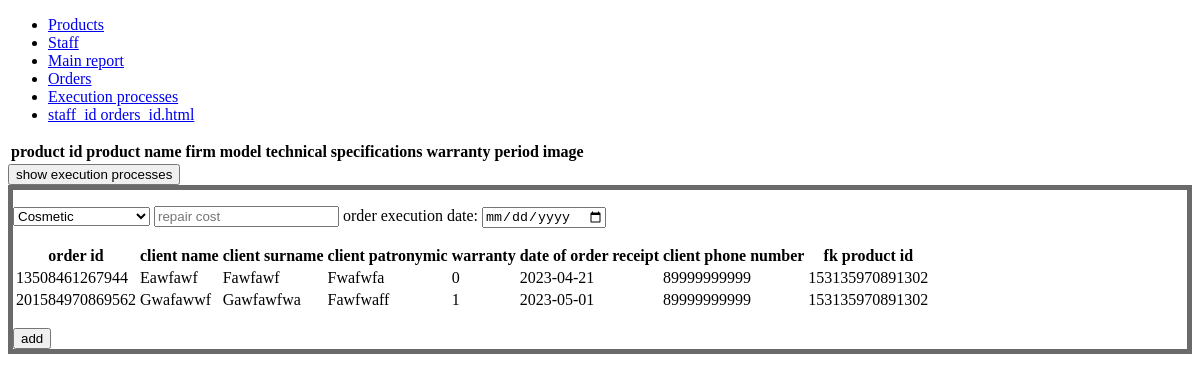
The page /Execution_processes (signed in) on the database its author committed.
### tables this page shows
CREATE TABLE "Orders" (
	"order_id"	INTEGER NOT NULL UNIQUE,
	"client_name"	TEXT NOT NULL,
	"client_surname"	TEXT NOT NULL,
	"client_patronymic"	TEXT,
	"warranty"	INTEGER NOT NULL,
	"date_of_order_receipt"	INTEGER NOT NULL,
	"client_phone_number"	INTEGER NOT NULL,
	"fk_product_id"	INTEGER NOT NULL,
	PRIMARY KEY("order_id"),
	FOREIGN KEY("fk_product_id") REFERENCES "Products"("product_id")
);

### Back_flask.py (the view, shortened to what this page needs)
@app.route("/Execution_processes", methods = ["POST", "GET"])
def Execution_processes():
    if "Logged" not in session:
        return redirect(url_for("login"))
    if "product_id" in session:
        return render_template("Execution_processes.html", title = "Execution_processes", product_id = session["product_id"], table_execution = repos.Execution_processes_showAll(session["product_id"]), table_orders = repos.Orders_showAll_for_execution(), table_products = repos.Products_showAll_for_execution())
    else:
        return render_template("Execution_processes.html", title = "Execution_processes", table_execution = repos.Execution_processes_showAll(""), table_orders = repos.Orders_showAll_for_execution(), table_products = repos.Products_showAll_for_execution())

### DB/repos.py (called while the page is built)
def Products_showAll_for_execution():
    con = sqlite3.connect("DB/HAR_DB.db")
    c = con.cursor()
    allProducts = c.execute("SELECT * FROM Products WHERE product_id IN (SELECT fk_product_id FROM Orders WHERE order_id IN (SELECT fk_order_id FROM Execution_processes));").fetchall()
    c.close()
    con.close()
    return allProducts

def Orders_showAll_for_execution():
    con = sqlite3.connect("DB/HAR_DB.db")
    c = con.cursor()
    allOrders = c.execute("SELECT * FROM Orders WHERE order_id NOT IN (SELECT fk_order_id FROM Execution_processes)").fetchall()
    c.close()
    con.close()
    return allOrders

def Execution_processes_showAll(product_id):
    con = sqlite3.connect("DB/HAR_DB.db")
    c = con.cursor()
    if product_id == "":
        allExecution_processes = ""
    else:
        allExecution_processes = c.execute("SELECT * FROM Execution_processes WHERE fk_order_id IN (SELECT order_id FROM orders WHERE fk_product_id = " + product_id + ");").fetchall()
    c.close()
    con.close()
    if allExecution_processes == []:
        allExecution_processes = ""
    return allExecution_processes

### templates/Execution_processes.html (shortened to what this page needs)
{% extends "base.html" %}
{% block navigation %}
    {{super()}}
{% endblock %}
{% block content %}
    <table class="upload_0">
        <thead>
            <tr>
                <th>product id</th>
                <th>product name</th>
                <th>firm</th>
                <th>model</th>
                <th>technical specifications</th>
                <th>warranty period</th>
                <th>image</th>
            </tr>
        </thead>
    </table>
    <form action="/Execution_processes?operation=show" method="POST">
        <button type="submit" name="show">show execution processes</button>
    </form>
    <form action="/Execution_processes?operation=add" method="POST" class="action">
        <p>
            <select name="type_of_repair" title="type of repair">
                <option>Cosmetic</option>
            </select>
            <input type="number" placeholder="repair cost" name="repair_cost">
            <label>order execution date:</label>
            <input type="date" placeholder="order execution date" name="order_execution_date">
            <table class="upload_1 order_table">
                <thead>
                    <tr>
                        <th>order id</th>
                        <th>client name</th>
                        <th>client surname</th>
                        <th>client patronymic</th>
                        <th>warranty</th>
                        <th>date of order receipt</th>
                        <th>client phone number</th>
                        <th>fk product id</th>
                    </tr>
                </thead>
                <tbody>
                    {% for row in table_orders -%}
                    <tr>
                        {% for item in row -%}
                        <td>{{item}}</td>
                        {% endfor -%}
                    </tr>
                    {% endfor -%}
                </tbody>
            </table>
        </p>
        <input type="submit" value="add" name="add">
    </form>
{% endblock %}

### static/css/style.css (style rules this page uses)
.action { border:rgb(106, 106, 107) solid thick; }

### rows shown on the page
Orders: order_id "13508461267944", client_name "Eawfawf", client_surname "Fawfawf", client_patronymic "Fwafwfa", row "0", date_of_order_receipt "2023-04-21", client_phone_number "89999999999", fk_product "153135970891302"
Orders: order_id "201584970869562", client_name "Gwafawwf", client_surname "Gawfawfwa", client_patronymic "Fawfwaff", row "1", date_of_order_receipt "2023-05-01", client_phone_number "89999999999", fk_product "153135970891302"
